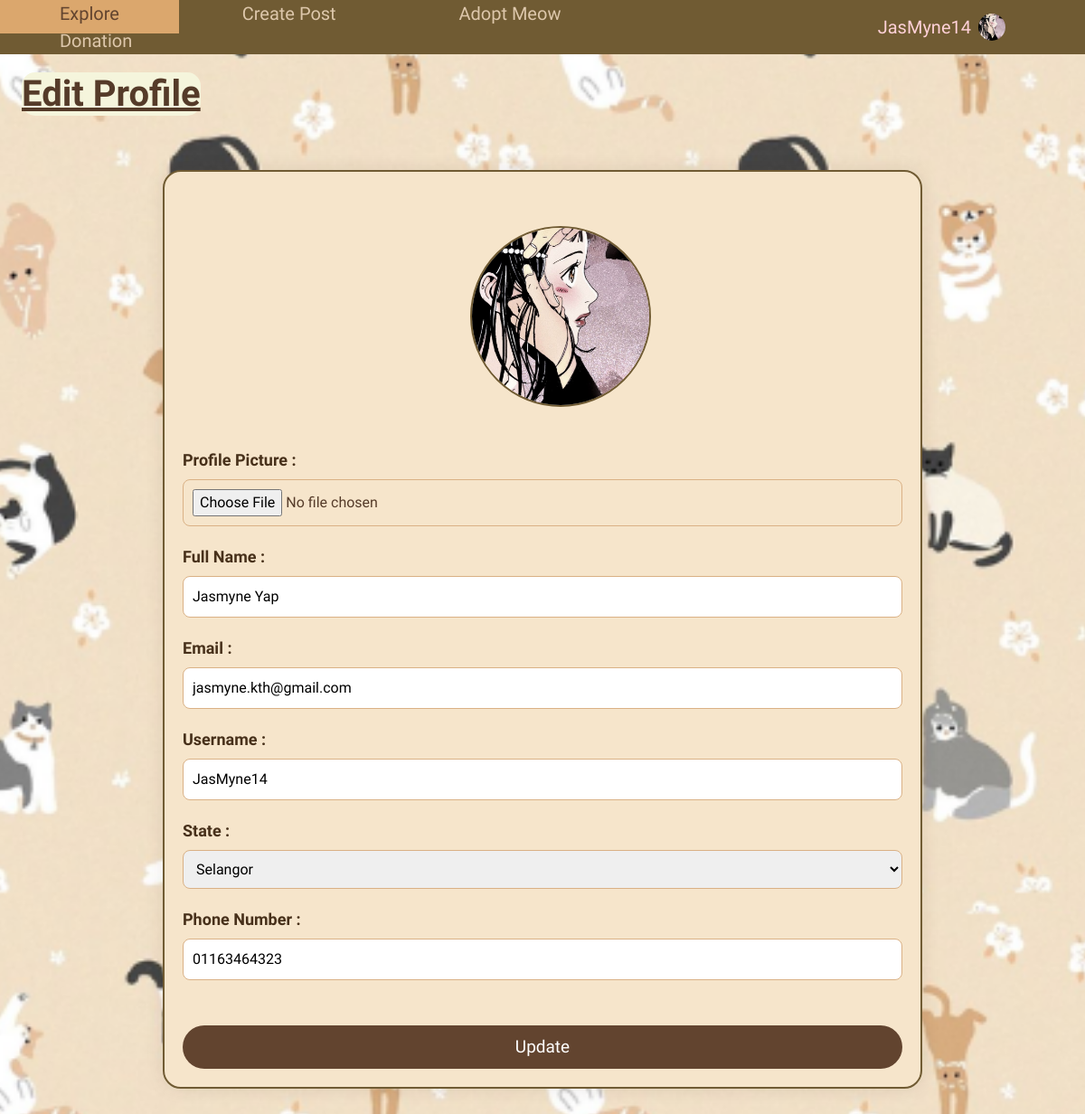
The app's page /user_edit (signed in), older data.
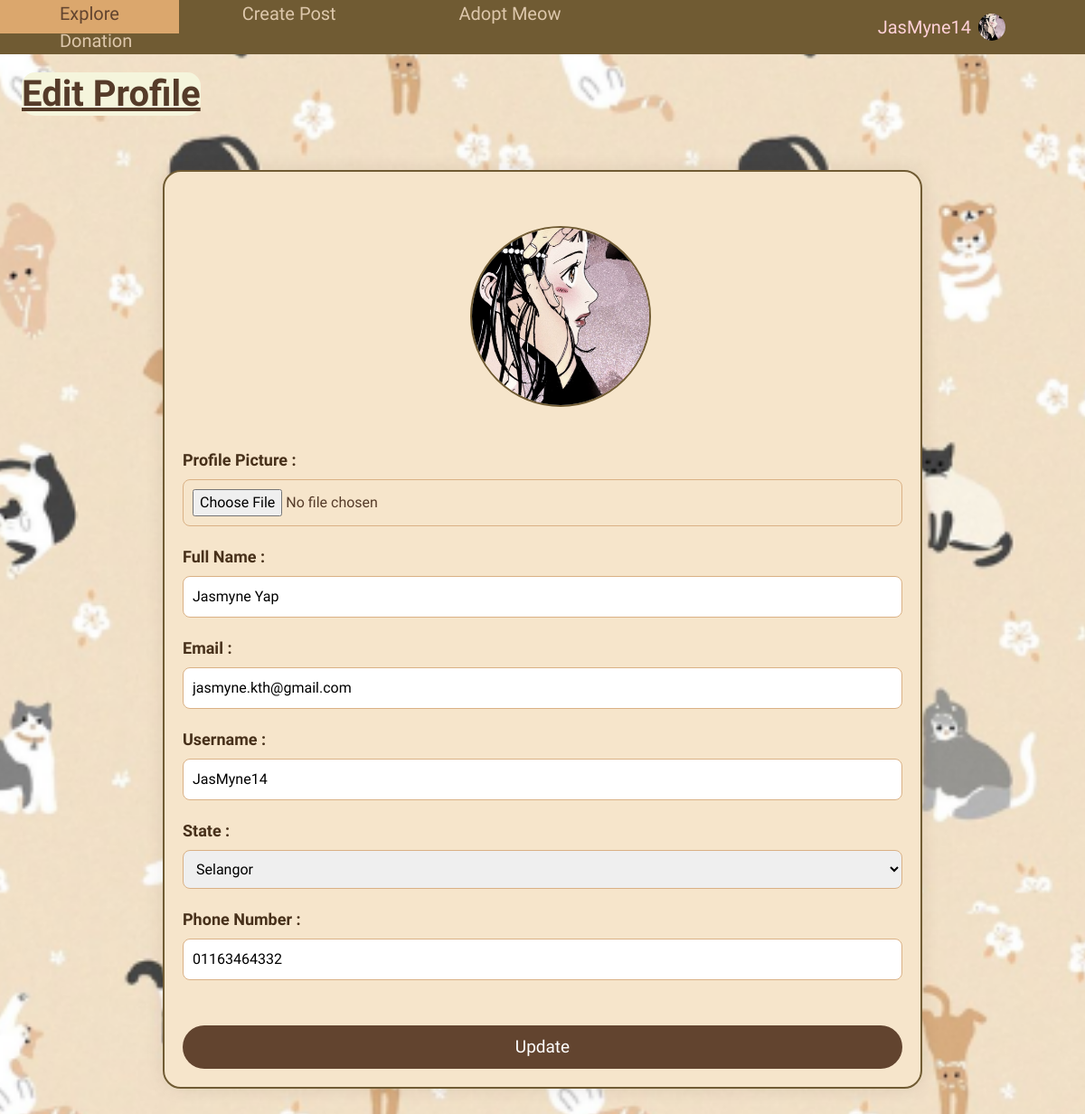
The same page, newer data.
### home/models.py (models this page shows, shortened)
class User(db.Model, UserMixin):
    id = db.Column(db.Integer, primary_key=True)
    fullname = db.Column(db.String(120), unique=True, nullable=False)
    email = db.Column(db.String(20), unique=True, nullable=False)
    username = db.Column(db.String(120), unique=True, nullable=False)
    password1 = db.Column(db.String(255), nullable=False)
    password2 = db.Column(db.String(255), nullable=False)
    state = db.Column(db.String(120), nullable=False)
    phonenumber = db.Column(db.String(20), unique=True, nullable=False)
    profile_pic = db.Column(db.String(255), nullable=True)
    unread_notification_count = db.Column(db.Integer, default=0)
    posts = db.relationship('Post', backref='author', lazy=True)
    comments = db.relationship('Comment', backref='author', lazy=True)
    likes = db.relationship('Like', backref='author', lazy=True)
    cats = db.relationship('Cat', backref='owner', lazy=True)
    adoption_notification = db.relationship('AdoptionNotification', backref='cat', lazy=True)

### home/views.py (the view, shortened to what this page needs)
@views.route('/user_edit', methods=['GET', 'POST'])
def user_edit():
    user = User.query.get(current_user.id)
    form = UpdateProfileForm(obj=user)
    profile_pic = url_for('static', filename='default.jpg')
    if current_user.is_authenticated and current_user.profile_pic is not None:
        profile_pic = url_for('static', filename='profile_pics/' + current_user.profile_pic)
    return render_template('user_edit.html', user=user, form=form, profile_pic=profile_pic)

### home/templates/user_edit.html (shortened to what this page needs)
<!DOCTYPE html>
<html>
<head>
  <link rel="stylesheet" href="https://maxcdn.bootstrapcdn.com/bootstrap/4.0.0/css/bootstrap.min.css">
  <link rel='stylesheet' type='text/css' media='screen' href="{{url_for('static',filename='main.css')}}">
  <div class="navigation">
    <div class="topnav">
      <a href="/mainpage">Explore</a>
      <a href="/createpost">Create Post</a>
      <a href="/adoptmeow">Adopt Meow</a>
      <a href="/donation">Donation</a>
    </div>
    <div class="dropdown">
      <button class="dropbtn">
        {{ current_user.username }}
        <img src="{{ profile_pic }}" class="profilepic">
      </button>
    </div>
  </div>
</head>
    <body class="edituserpage">
            <form method="POST" action="{{ url_for('views.user_edit', user_id=user.id) }}" enctype="multipart/form-data">
                <h1 class="editusertitle"><u><b>Edit Profile</b></u></h1>
                <div class="edituserform">
                    <div class="input-box">
                            {% if profile_pic %}
                                <img src="{{ profile_pic }}" alt="Profile Picture" class="pfpedit" style="max-width: 200px; max-height: 200px;">
                            {% endif %}
                        </div>
                        <label class="editdetails" for="profile_pic">Profile Picture :</label>
                        <input type="file" id="profile_pic" name="profile_pic">
                            <label class="editdetails" for="fullname">Full Name :</label>
                            <input type="text" placeholder="Enter Full Name" id="fullname" name="fullname" value="{{ user.fullname }}" required>
                        <label class="editdetails" for="email">Email :</label>
                        <input type="text" placeholder="Enter Email" id="email" name="email" value="{{ user.email }}" required>
                        <label class="editdetails" for="username">Username :</label>
                        <input type="text" placeholder="Enter Username" id="username" name="username" value="{{ user.username }}" required>
                        <label class="editdetails" for="select_field">State :</label>
                        <select id="select_field" name="selected_option">
                            {% for state in form.selected_option.choices %}
                                <option value="{{ state[0] }}" {% if form.selected_option.data == state[0] %}selected{% endif %}>{{ state[1] }}</option>
                            {% endfor %}
                        </select>
                        <label class="editdetails" for="phonenumber">Phone Number :</label>
                        <input type="text" placeholder="Enter Phone Number" id="phonenumber" name="phonenumber" value="{{ user.phonenumber }}" required>
                    <button type="submit" class="updateuserbttn">Update</button>
                </div>
            </form>
    </body>
</html>

Row changes from the older to the newer data that the page shows:
changed User "JasMyne14": phonenumber "01163464323" → "01163464332"
